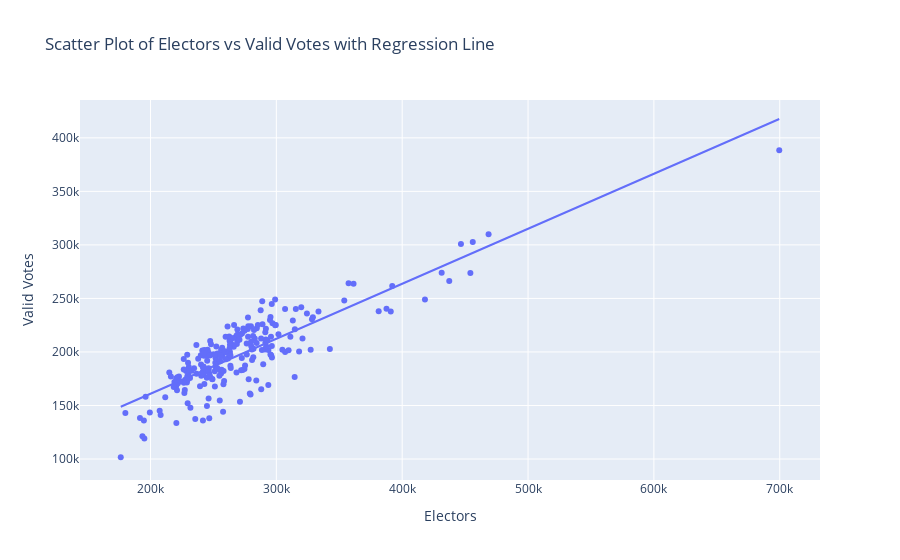

Notebook code for this chart:
### Markdown cell above
# Linear Regression Line for Electors vs Valid votes

### Code cell
df = df[df['Position'] == 1]
electors = df['Electors']
valid_votes = df['Valid_Votes']
fig = px.scatter(x=electors, y=valid_votes, trendline="ols", labels={'x': 'Electors', 'y': 'Valid Votes'},
                 title='Scatter Plot of Electors vs Valid Votes with Regression Line')
fig.show()

### Figure 1 — Plotly figure (JSON) as saved in the notebook; plotly's stock layout.template omitted (floating-point values rounded to 4 significant figures; data arrays with more than 128 entries replaced by an {"elided": "..."} marker saying what was removed)
{"data": [{"hovertemplate": "Electors=%{x}<br>Valid Votes=%{y}<extra></extra>", "legendgroup": "", "marker": {"color": "#636efa", "symbol": "circle"}, "mode": "markers", "name": "", "orientation": "v", "showlegend": false, "type": "scatter", "x": {"elided": "234 int values"}, "xaxis": "x", "y": {"elided": "234 int values"}, "yaxis": "y"}, {"hovertemplate": "<b>OLS trendline</b><br>y = 0.513711 * x + 58206.3<br>R<sup>2</sup>=0.712653<br><br>Electors=%{x}<br>Valid Votes=%{y} <b>(trend)</b><extra></extra>", "legendgroup": "", "marker": {"color": "#636efa", "symbol": "circle"}, "mode": "lines", "name": "", "showlegend": false, "type": "scatter", "x": {"elided": "234 int values"}, "xaxis": "x", "y": {"elided": "234 float values"}, "yaxis": "y"}], "layout": {"autosize": true, "legend": {"tracegroupgap": 0}, "title": {"text": "Scatter Plot of Electors vs Valid Votes with Regression Line"}, "xaxis": {"anchor": "y", "autorange": true, "domain": [0, 1], "range": [144700.0, 731300.0], "title": {"text": "Electors"}, "type": "linear"}, "yaxis": {"anchor": "x", "autorange": true, "domain": [0, 1], "range": [76190.0, 435600.0], "title": {"text": "Valid Votes"}, "type": "linear"}}}
